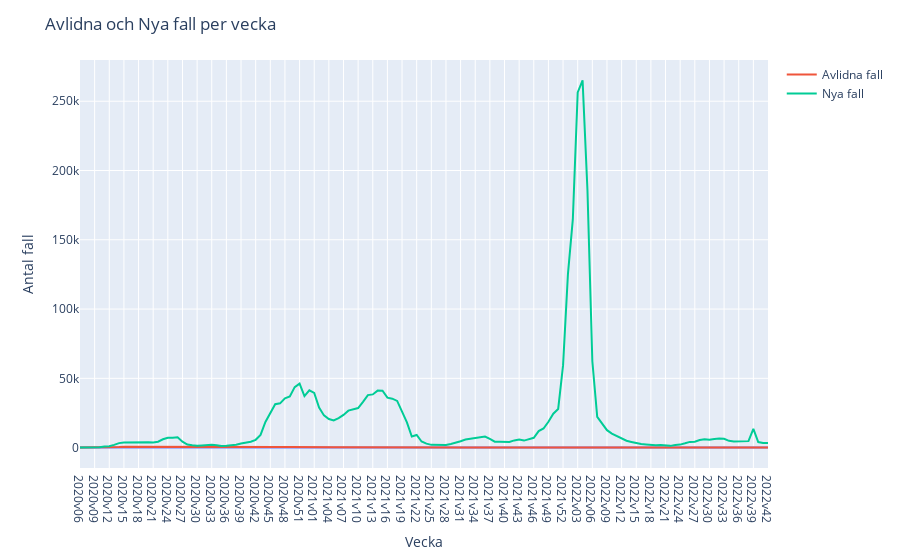

The code cell stored with this chart in its notebook:
### Code cell
fig = px.line(
    covid_data, 
    x='Vecka'
)

fig.add_scatter(x=covid_data['Vecka'], y=covid_data['Antal_avlidna_vecka'], mode='lines', name='Avlidna fall')
fig.add_scatter(x=covid_data['Vecka'], y=covid_data['Antal_fall_vecka'],mode='lines', name='Nya fall')

fig.update_layout(
    title='Avlidna och Nya fall per vecka', 
    xaxis_title='Vecka', 
    yaxis_title='Antal fall'
)
save_plotly_fig(fig, "Avlidna_och_nya_fall_per_vecka")
fig.show()

### Figure 1 — Plotly figure (JSON) as saved in the notebook; plotly's stock layout.template omitted (floating-point values rounded to 4 significant figures; data arrays with more than 128 entries replaced by an {"elided": "..."} marker saying what was removed)
{"data": [{"hovertemplate": "Vecka=%{x}<br>index=%{y}<extra></extra>", "legendgroup": "", "line": {"color": "#636efa", "dash": "solid"}, "marker": {"symbol": "circle"}, "mode": "lines", "name": "", "orientation": "h", "showlegend": false, "type": "scatter", "x": {"elided": "142 str values"}, "xaxis": "x", "y": {"elided": "142 int values"}, "yaxis": "y"}, {"mode": "lines", "name": "Avlidna fall", "type": "scatter", "x": {"elided": "142 str values"}, "y": {"elided": "142 int values"}}, {"mode": "lines", "name": "Nya fall", "type": "scatter", "x": {"elided": "142 str values"}, "y": {"elided": "142 int values"}}], "layout": {"legend": {"tracegroupgap": 0}, "margin": {"t": 60}, "title": {"text": "Avlidna och Nya fall per vecka"}, "xaxis": {"anchor": "y", "domain": [0, 1], "title": {"text": "Vecka"}}, "yaxis": {"anchor": "x", "domain": [0, 1], "title": {"text": "Antal fall"}}}}
